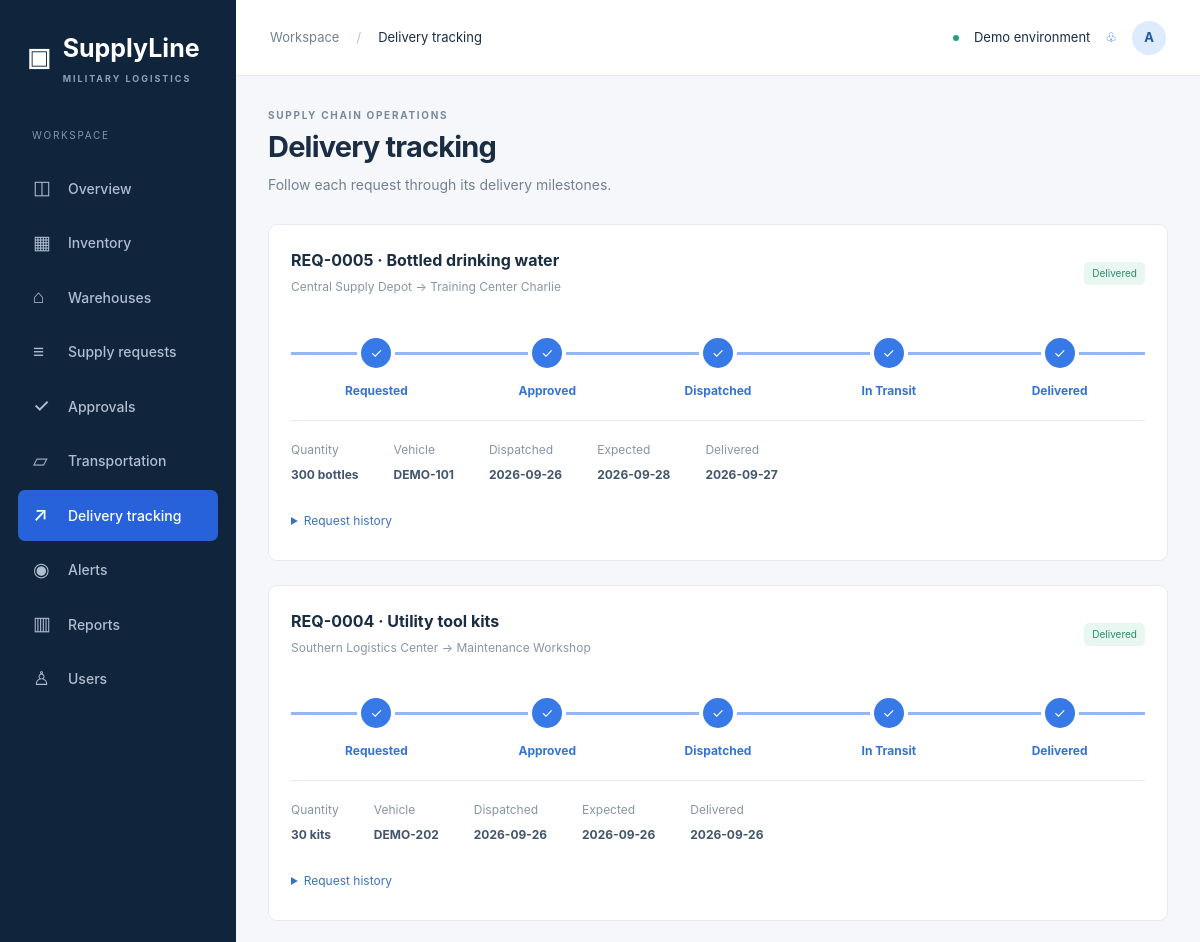
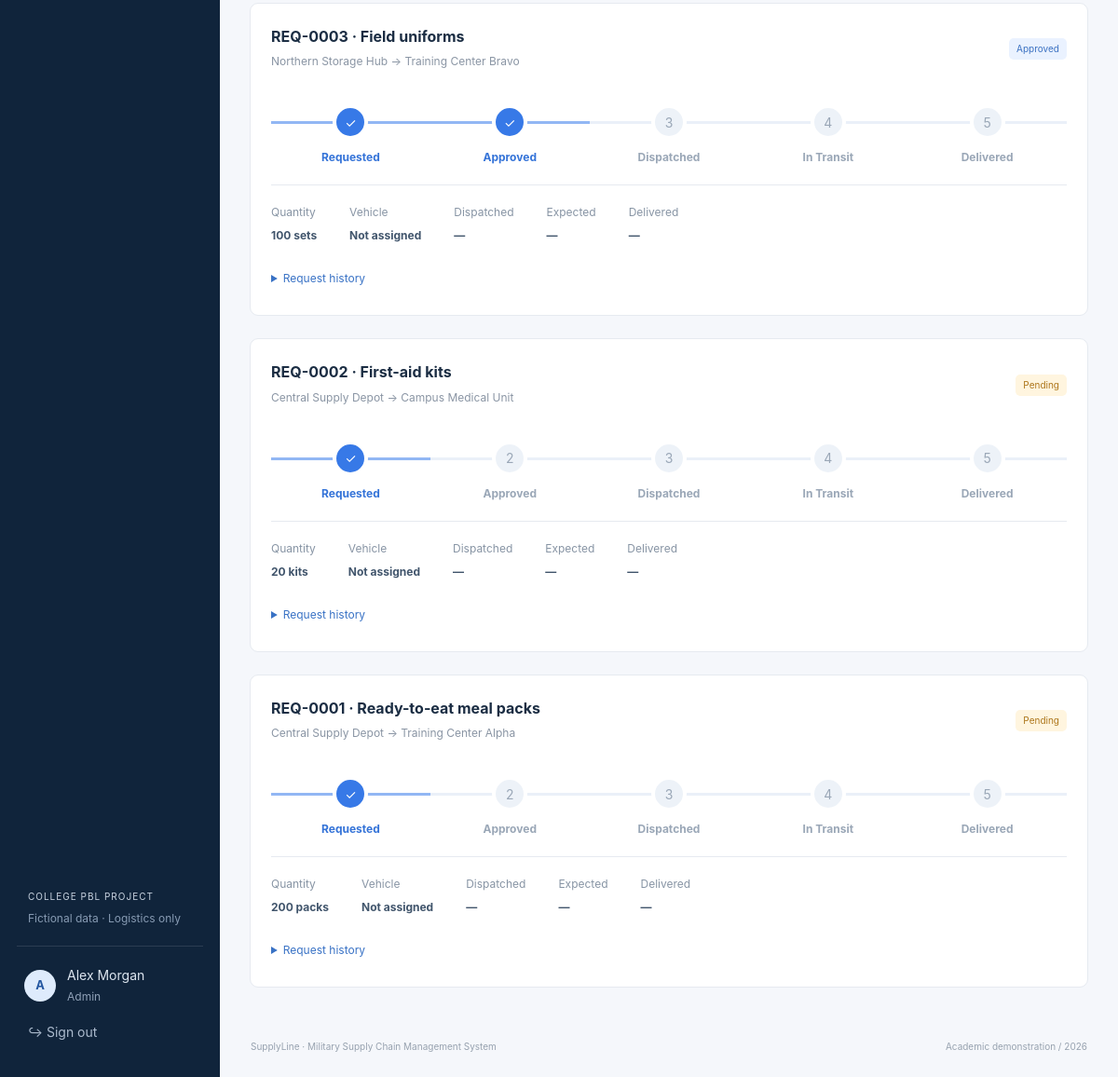
Screenshot of /tracking (signed in) with the database file from the repository (2 pictures, top to bottom).
### tables this page shows
CREATE TABLE users(id INTEGER PRIMARY KEY,name TEXT NOT NULL,email TEXT UNIQUE NOT NULL,password TEXT NOT NULL,role TEXT NOT NULL CHECK(role IN ('Admin','Logistics Officer','Warehouse Staff')),warehouse_id INTEGER REFERENCES warehouses(id),CHECK(role!='Warehouse Staff' OR warehouse_id IS NOT NULL));

CREATE TABLE requests(id INTEGER PRIMARY KEY,requester INTEGER NOT NULL REFERENCES users(id),supply_id INTEGER NOT NULL REFERENCES supplies(id),quantity INTEGER NOT NULL CHECK(quantity>0),source_warehouse INTEGER NOT NULL REFERENCES warehouses(id),destination TEXT NOT NULL,request_date TEXT NOT NULL DEFAULT CURRENT_TIMESTAMP,priority TEXT NOT NULL CHECK(priority IN ('Routine','High','Urgent')),status TEXT NOT NULL DEFAULT 'Pending' CHECK(status IN ('Pending','Approved','Rejected','In Transit','Delivered')),vehicle_id INTEGER REFERENCES vehicles(id),dispatch_date TEXT,expected_date TEXT,delivered_date TEXT);

CREATE TABLE supplies(id INTEGER PRIMARY KEY,name TEXT NOT NULL,category TEXT NOT NULL,quantity INTEGER NOT NULL CHECK(quantity>=0),unit TEXT NOT NULL,warehouse_id INTEGER NOT NULL REFERENCES warehouses(id),minimum_stock INTEGER NOT NULL CHECK(minimum_stock>=0),expiry_date TEXT,status TEXT NOT NULL CHECK(status IN ('Active','Inactive')));

CREATE TABLE warehouses(id INTEGER PRIMARY KEY,name TEXT NOT NULL,location TEXT NOT NULL,capacity INTEGER NOT NULL CHECK(capacity>0),manager TEXT NOT NULL,contact TEXT NOT NULL,status TEXT NOT NULL CHECK(status IN ('Active','Inactive')));

CREATE TABLE vehicles(id INTEGER PRIMARY KEY,vehicle_number TEXT UNIQUE NOT NULL,vehicle_type TEXT NOT NULL,driver_name TEXT NOT NULL,source TEXT,destination TEXT,dispatch_date TEXT,expected_date TEXT,status TEXT NOT NULL DEFAULT 'Available' CHECK(status IN ('Available','In Transit')));

### app.py (the view)
@app.get('/tracking')
@roles()
def tracking():
    reqs=request_rows()
    if request.args.get('id'): reqs=[r for r in reqs if str(r['id'])==request.args['id']]
    return render_template('tracking.html',title='Delivery tracking',reqs=reqs,events=rows('SELECT * FROM request_events ORDER BY id'))

### app.py (called while the page is built)
def db():
    if 'db' not in g:
        g.db = sqlite3.connect(app.config['DATABASE'])
        g.db.row_factory = sqlite3.Row
        g.db.execute('PRAGMA foreign_keys=ON')
    return g.db

def rows(sql, args=()):
    return db().execute(sql, args).fetchall()

def one(sql, args=()):
    return db().execute(sql, args).fetchone()

def roles(*allowed):
    def decorate(fn):
        @wraps(fn)
        def wrapped(*args, **kwargs):
            if not g.user:
                return redirect(url_for('login'))
            if allowed and g.user['role'] not in allowed:
                abort(403)
            return fn(*args, **kwargs)
        return wrapped
    return decorate

@app.before_request
def authenticate():
    g.user = one('SELECT * FROM users WHERE id=?', (session['user_id'],)) if session.get('user_id') else None
    session.setdefault('csrf', secrets.token_hex(24))
    if request.method == 'POST' and not secrets.compare_digest(session['csrf'], request.form.get('csrf', '')):
        abort(400, 'Invalid form token. Refresh the page and try again.')

@app.context_processor
def context():
    return dict(user=g.user, csrf=session.get('csrf'), categories=CATEGORIES, roles_list=ROLES, today=date.today().isoformat())

def request_rows():
    query = '''SELECT r.*,s.name supply,s.unit,w.name warehouse,u.name requester_name,
               v.vehicle_number FROM requests r JOIN supplies s ON s.id=r.supply_id
               JOIN warehouses w ON w.id=r.source_warehouse JOIN users u ON u.id=r.requester
               LEFT JOIN vehicles v ON v.id=r.vehicle_id WHERE 1=1'''
    args = []
    if g.user['role'] == 'Warehouse Staff':
        query += ' AND r.source_warehouse=?'; args.append(g.user['warehouse_id'])
    for key, column in [('warehouse', 'r.source_warehouse'), ('category', 's.category'), ('status', 'r.status')]:
        if request.args.get(key):
            query += f' AND {column}=?'; args.append(request.args[key])
    if request.args.get('date'):
        query += ' AND date(r.request_date)=?'; args.append(request.args['date'])
    return rows(query + ' ORDER BY r.id DESC', args)

### templates/tracking.html
{% extends 'base.html' %}{% from 'macros.html' import heading,badge with context %}{% block content %}{{heading('Delivery tracking','Follow each request through its delivery milestones.')}}{% for r in reqs %}<section class="panel tracking-card"><div class="panel-heading"><div><h2>REQ-{{'%04d'|format(r.id)}} · {{r.supply}}</h2><p>{{r.warehouse}} → {{r.destination}}</p></div>{{badge(r.status)}}</div>{% if r.status!='Rejected' %}{% set stage={'Pending':0,'Approved':1,'In Transit':3,'Delivered':4}[r.status] %}<ol class="timeline">{% for label in ['Requested','Approved','Dispatched','In Transit','Delivered'] %}<li class="{{'complete' if loop.index0<=stage}}"><span>{{'✓' if loop.index0<=stage else loop.index}}</span><b>{{label}}</b></li>{% endfor %}</ol>{% else %}<div class="alert alert-danger">This request was rejected.</div>{% endif %}<div class="tracking-details"><span>Quantity <b>{{r.quantity}} {{r.unit}}</b></span><span>Vehicle <b>{{r.vehicle_number or 'Not assigned'}}</b></span><span>Dispatched <b>{{r.dispatch_date or '—'}}</b></span><span>Expected <b>{{r.expected_date or '—'}}</b></span><span>Delivered <b>{{r.delivered_date or '—'}}</b></span></div><details><summary>Request history</summary><p>Created: {{r.request_date}}</p>{% for e in events if e.request_id==r.id %}<p>{{e.status}} · {{e.date}}</p>{% endfor %}</details></section>{% else %}<div class="panel empty">No deliveries found.</div>{% endfor %}{% endblock %}

### templates/base.html
<!doctype html><html lang="en"><head><meta charset="utf-8"><meta name="viewport" content="width=device-width,initial-scale=1"><title>{{title}} · SupplyLine</title><link rel="stylesheet" href="{{url_for('static',filename='vendor/bootstrap.min.css')}}"><link rel="stylesheet" href="{{url_for('static',filename='css/style.css')}}"></head><body>{% if user %}<aside id="sidebar"><a class="brand" href="/">▣ <span>SupplyLine<small>MILITARY LOGISTICS</small></span></a><div class="workspace-label">WORKSPACE</div><nav>{% for endpoint,label,icon in [('dashboard','Overview','◫'),('inventory_page','Inventory','▦'),('warehouses_page','Warehouses','⌂'),('requests_page','Supply requests','≡'),('approvals','Approvals','✓'),('transportation','Transportation','▱'),('tracking','Delivery tracking','↗'),('alerts','Alerts','◉'),('reports','Reports','▥'),('users_page','Users','♙')] %}{% if user.role!='Warehouse Staff' or endpoint in ['dashboard','inventory_page','warehouses_page','tracking','alerts'] %}{% if endpoint!='users_page' or user.role=='Admin' %}<a class="{{'active' if request.endpoint==endpoint}}" href="{{url_for(endpoint)}}"><span>{{icon}}</span>{{label}}</a>{% endif %}{% endif %}{% endfor %}</nav><div class="sidebar-bottom"><div class="demo-note">COLLEGE PBL PROJECT<small>Fictional data · Logistics only</small></div><a class="profile-link" href="{{url_for('profile')}}"><b class="avatar">{{user.name[:1]}}</b><span>{{user.name}}<small>{{user.role}}</small></span></a><form method="post" action="{{url_for('logout')}}"><input type="hidden" name="csrf" value="{{csrf}}"><button class="logout">↪ Sign out</button></form></div></aside>{% endif %}<div class="{{'shell' if user else 'login-shell'}}">{% if user %}<header><div><button id="menu-toggle" aria-label="Toggle navigation">☰</button><span class="muted">Workspace</span><span class="crumb">/</span>{{title}}</div><div class="header-right"><span class="live-dot"></span> Demo environment <a href="{{url_for('alerts')}}" aria-label="View alerts">♧</a><a class="avatar" href="{{url_for('profile')}}">{{user.name[:1]}}</a></div></header>{% endif %}<main>{% for category,message in get_flashed_messages(with_categories=true) %}<div role="alert" class="alert alert-{{category}}">{{message}}</div>{% endfor %}{% block content %}{% endblock %}</main>{% if user %}<footer>SupplyLine · Military Supply Chain Management System <span>Academic demonstration / {{today[:4]}}</span></footer>{% endif %}</div><script src="{{url_for('static',filename='js/script.js')}}"></script>{% block scripts %}{% endblock %}</body></html>

### templates/macros.html (shortened to what this page needs)
{% macro badge(status) %}<span class="status status-{{status|lower|replace(' ','-')}}">{{status}}</span>{% endmacro %}{% macro heading(title,description) %}<div class="page-heading"><div><div class="eyebrow">SUPPLY CHAIN OPERATIONS</div><h1>{{title}}</h1><p>{{description}}</p></div></div>{% endmacro %}

### static/css/style.css (style rules this page uses)
:root { --navy:#10243b;--blue:#2463eb;--muted:#748092;--border:#e6eaf0;--bg:#f5f7fb;--ink:#1b2d43 }
* { box-sizing:border-box }
body { margin:0;background:var(--bg);color:var(--ink);font-family:Inter,-apple-system,BlinkMacSystemFont,'Segoe UI',sans-serif;font-size:14px }
a { color:#2764d6;text-decoration:none }
h1 { font-size:29px;letter-spacing:-.8px;font-weight:700;margin:7px 0 9px }
h2 { font-size:16px;font-weight:650;margin:0 0 7px }
p { line-height:1.6 }
small { font-size:12px }
aside { position:fixed;inset:0 auto 0 0;width:236px;background:var(--navy);color:#c8d3e0;padding:30px 18px;display:flex;flex-direction:column;z-index:30 }
.brand { color:#fff;display:flex;gap:12px;font-size:25px;font-weight:750;align-items:center;padding:0 9px }
.brand small { display:block;letter-spacing:2px;font-size:9px;color:#8da1b8;margin-top:4px }
.workspace-label { font-size:10px;letter-spacing:1.7px;color:#8298b1;margin:43px 14px 16px }
nav a { display:flex;gap:13px;align-items:center;color:#afbed0;padding:11px 15px;border-radius:7px;margin:4px 0;font-weight:500 }
nav a span { font-size:19px;width:22px }
nav a.active { color:#fff;background:#2862da }
.sidebar-bottom { margin-top:auto }
.demo-note { font-size:10px;letter-spacing:1px;padding:25px 12px 20px;border-bottom:1px solid #2c3d52 }
.demo-note small { display:block;letter-spacing:0;color:#879bb3;margin-top:7px }
.profile-link { display:flex;align-items:center;gap:12px;color:#dce5ef;margin:20px 8px 10px }
.profile-link small { display:block;color:#90a1b7;margin-top:4px }
.avatar { display:inline-flex;border-radius:50%;background:#deebfc;color:#2457a1;align-items:center;justify-content:center;width:34px;height:34px;font-size:13px;font-weight:700 }
.logout { background:transparent;color:#acbbce;border:0;padding:8px 12px }
.shell { margin-left:236px }
header { height:76px;border-bottom:1px solid var(--border);background:#fff;display:flex;justify-content:space-between;align-items:center;padding:0 34px;font-size:13px }
.crumb { padding:0 17px;color:#bac3cf }
.header-right { display:flex;gap:15px;align-items:center }
.live-dot { width:6px;height:6px;background:#20a27c;border-radius:50% }
.muted { color:var(--muted) }
main { max-width:1680px;margin:auto;padding:32px }
.page-heading { display:flex;justify-content:space-between;align-items:center;margin-bottom:28px }
.page-heading p { color:var(--muted);margin:0 }
.eyebrow { font-size:10px;letter-spacing:1.7px;font-weight:700;color:#79889b }
.panel { background:#fff;border:1px solid var(--border);border-radius:9px;margin-bottom:24px;overflow:hidden }
.panel-heading { padding:21px 22px 17px;display:flex;align-items:center;justify-content:space-between;gap:15px }
.panel-heading h2 { margin:0 }
.panel-heading p { font-size:12px;color:#8a95a4;margin:7px 0 0 }
.status { display:inline-block;font-size:10px;border-radius:5px;padding:4px 8px;color:#687b90;background:#edf1f6;white-space:nowrap }
.status-pending,.status-high,.status-near-expiry,.status-low-stock { color:#ad761b;background:#fff5df }
.status-approved,.status-in-transit,.status-logistics-officer { color:#3b71c2;background:#eaf2ff }
.status-delivered,.status-active,.status-available { color:#2a8c6c;background:#e8f7ef }
footer { display:flex;justify-content:space-between;padding:0 33px 25px;color:#97a2af;font-size:10px }
summary { cursor:pointer;color:#3972c5;font-size:12px;padding:8px 0 }
.tracking-card { padding:5px 22px 22px }
.tracking-card .panel-heading { padding-left:0;padding-right:0 }
.timeline { display:flex;list-style:none;padding:20px 0;margin:0 }
.timeline li { flex:1;position:relative;text-align:center;color:#9aa7b7 }
.timeline li:before { content:'';position:absolute;top:18px;left:0;right:0;height:3px;background:#eaf0f8 }
.timeline span { position:relative;display:flex;align-items:center;justify-content:center;background:#edf2f8;border:4px solid white;width:38px;height:38px;border-radius:50%;margin:0 auto 10px }
.timeline b { display:block;font-size:12px }
.timeline .complete { color:#3473d8 }
.timeline .complete span { background:#3779e7;color:white }
.timeline .complete:before { background:#92b7f4 }
.tracking-details { display:flex;gap:35px;flex-wrap:wrap;border-top:1px solid var(--border);padding:20px 0;font-size:12px;color:#8794a4 }
.tracking-details b { display:block;margin-top:7px;color:#41556c }
button,a,input,select,summary { outline-offset:4px }
aside { overflow-y:auto }

### rows the page displays
users: name "A", name "Alex Morgan", role "Admin"
requests: id "0005", supply "Bottled drinking water", warehouse "Central Supply Depot", destination "Training Center Charlie", status "Delivered", index0 "✓" "✓" "✓" "✓" "✓", label "Requested" "Approved" "Dispatched" "In Transit" "Delivered", quantity "300", unit "bottles", vehicle_number "DEMO-101", dispatch_date "2026-09-26", expected_date "2026-09-28", delivered_date "2026-09-27", id "5"
requests: id "0004", supply "Utility tool kits", warehouse "Southern Logistics Center", destination "Maintenance Workshop", status "Delivered", index0 "✓" "✓" "✓" "✓" "✓", label "Requested" "Approved" "Dispatched" "In Transit" "Delivered", quantity "30", unit "kits", vehicle_number "DEMO-202", dispatch_date "2026-09-26", expected_date "2026-09-26", delivered_date "2026-09-26"
requests: id "0003", supply "Field uniforms", warehouse "Northern Storage Hub", destination "Training Center Bravo", status "Approved", index0 "✓" "✓" "3" "4", label "Requested" "Approved" "Dispatched" "In Transit", quantity "100", unit "sets", vehicle_number "Not assigned", dispatch_date "—", expected_date "—", delivered_date "—", index0 "2"
requests: id "0002", supply "First-aid kits", warehouse "Central Supply Depot", destination "Campus Medical Unit", status "Pending", index0 "✓" "3" "4", label "Requested" "Dispatched" "In Transit", quantity "20", unit "kits", vehicle_number "Not assigned", dispatch_date "—", expected_date "—", delivered_date "—"
requests: id "0001", supply "Ready-to-eat meal packs", warehouse "Central Supply Depot", destination "Training Center Alpha", status "Pending", index0 "✓" "3" "4", label "Requested" "Dispatched" "In Transit", quantity "200", unit "packs", vehicle_number "Not assigned", dispatch_date "—", expected_date "—", delivered_date "—"

### other values shown
{{ icon }} "◫" "▦" "⌂" "≡" "✓" "▱" "↗" "◉" "▥" "♙"
{{ label }} "Overview" "Inventory" "Warehouses" "Supply requests" "Approvals" "Transportation" "Delivery tracking" "Alerts" "Reports" "Users"
{{ title }} "Delivery tracking"
{{ description }} "Follow each request through its delivery milestones."
